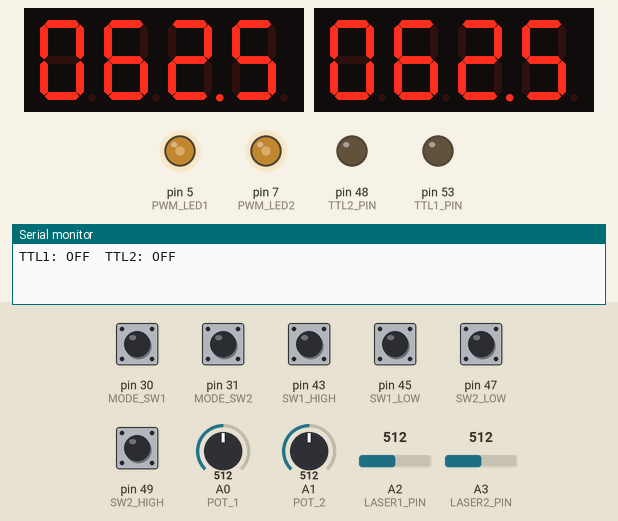
A sketch run on a simulated Arduino Mega 2560, built with avr-gcc and run on an emulated ATmega2560. On the bench: 2 × 4-digit seven-segment display, output pins drawn as LEDs (lit = HIGH), the last lines printed to the serial monitor. The inputs (shaded band) are chosen by the test bench; at power-on: pin 30 (MODE_SW1), pin 31 (MODE_SW2), pin 43 (SW1_HIGH), pin 45 (SW1_LOW), pin 47 (SW2_LOW), pin 49 (SW2_HIGH) HIGH, A0 (POT_1) = 512, A1 (POT_2) = 512, A2 (LASER1_PIN) = 512, A3 (LASER2_PIN) = 512.

Above: at 1.2 s.
1.3 s: pin 43 (SW1_HIGH) pulled LOW for 0.15 s
At 2.3 s:
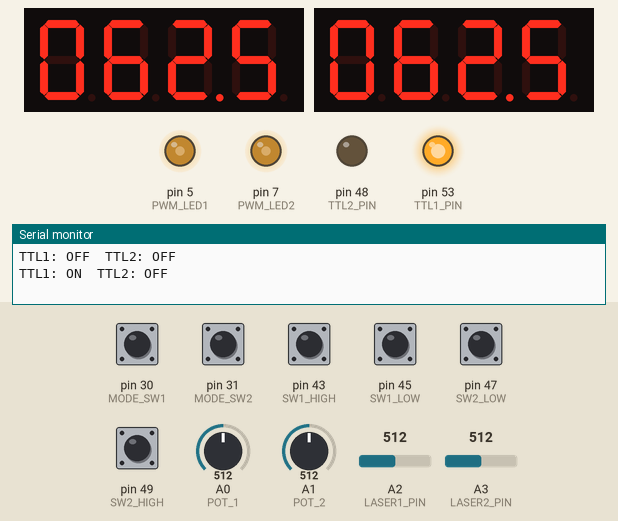
2.9 s: pin 49 (SW2_HIGH) pulled LOW for 0.15 s
At 4.1 s:
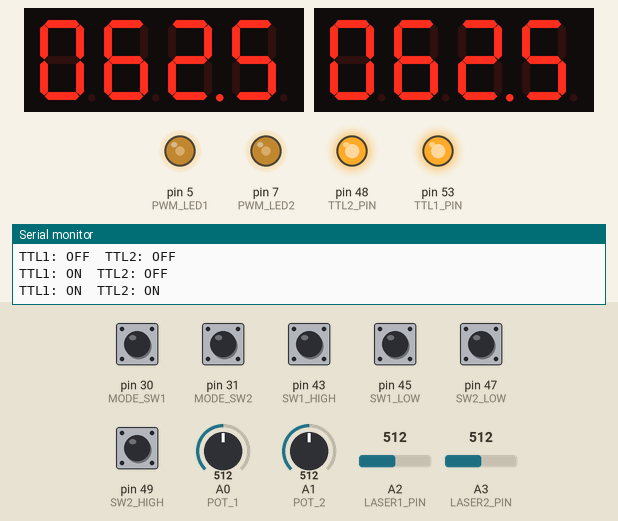
4.5 s: pin 45 (SW1_LOW) pulled LOW for 0.15 s
At 5.3 s:
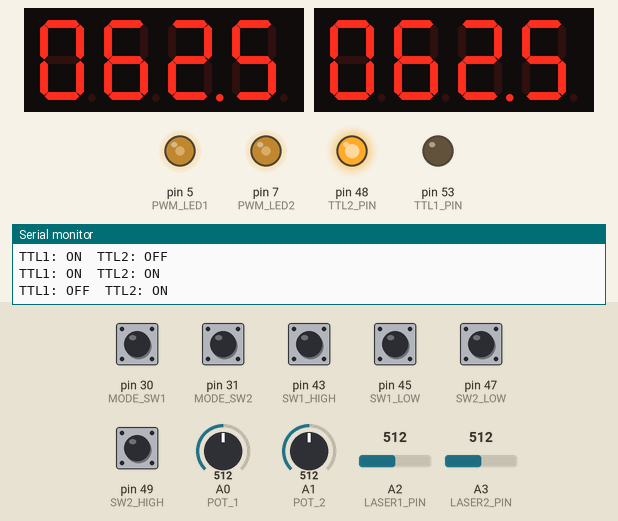
6.1 s: A0 (POT_1) set to 710
At 7.3 s:
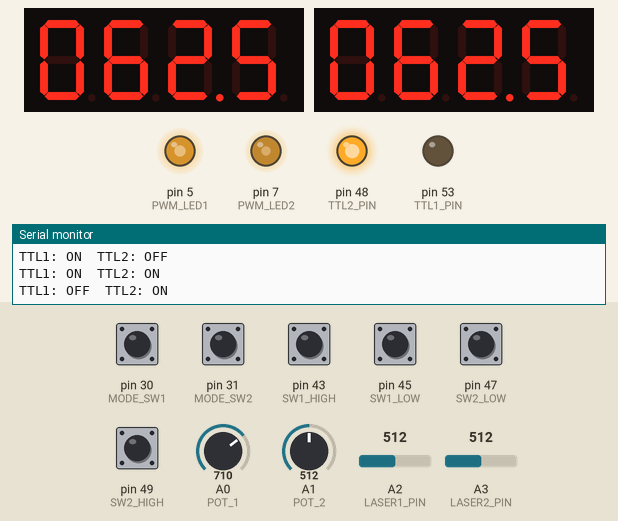
7.6 s: A1 (POT_2) set to 710
At 8.2 s:
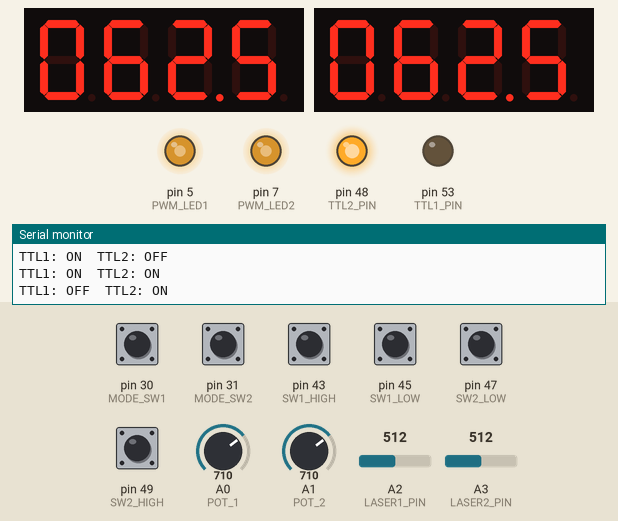
9.1 s: pin 47 (SW2_LOW) pulled LOW for 0.15 s
At 10.3 s:
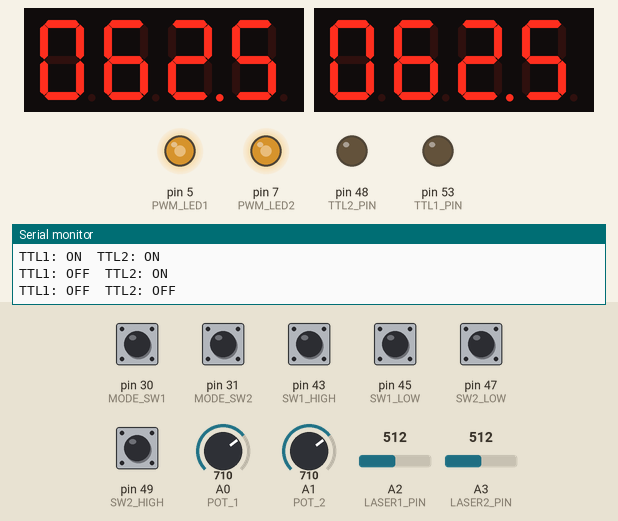
Timing chart, 0 to 11.7 s (numbered marks = the images above; inputs shaded):
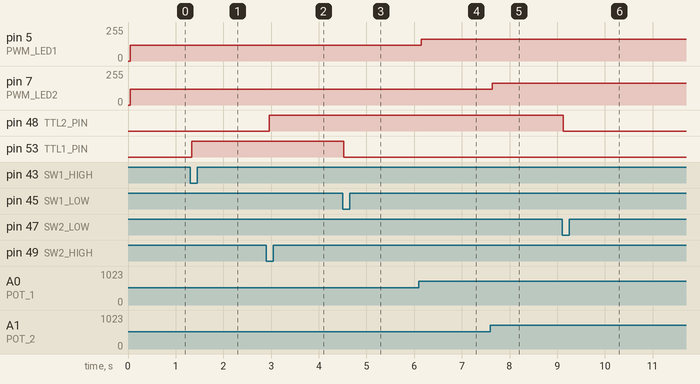

The sketch:

laser_control_box.ino
```cpp
// Arduino Mega 2560 R3 - Full System Sketch
// ---------------------------------------------------------------
// TTL Outputs      : Pin 53 (TTL1), Pin 48 (TTL2)
// 3-way Momentary 1: Pin 43 (HIGH), Pin 45 (LOW)
// 3-way Momentary 2: Pin 49 (HIGH), Pin 47 (LOW)
// Pots             : A0 (LED1), A1 (LED2)
// PWM LED Drivers  : Pin 5 (LED1 FemtoBuck), Pin 7 (LED2 FemtoBuck)
// Laser Feedback   : A2 (Laser1 0-4V), A3 (Laser2 0-4V)
// TM1637 Display 1 : CLK=22, DIO=23
// TM1637 Display 2 : CLK=24, DIO=25
// SPST Mode Switch1: Pin 30 (LOCAL=HIGH, REMOTE=LOW)
// SPST Mode Switch2: Pin 31 (LOCAL=HIGH, REMOTE=LOW)
// Serial           : 9600 baud, USB
// ---------------------------------------------------------------
// Serial commands (Remote mode):
//   L1:<0-255>\n  → Set LED1 brightness
//   L2:<0-255>\n  → Set LED2 brightness
//   Q\n           → Query current state (returns JSON)
// ---------------------------------------------------------------

#include <Wire.h>
#include <TM1637Display.h>

// --- TTL Pins ---
const int TTL1_PIN      = 53;
const int TTL2_PIN      = 48;

// --- 3-way Momentary Switch 1 (TTL1) ---
const int SW1_HIGH      = 43;
const int SW1_LOW       = 45;

// --- 3-way Momentary Switch 2 (TTL2) ---
const int SW2_HIGH      = 49;
const int SW2_LOW       = 47;

// --- Pots ---
const int POT_1         = A0;
const int POT_2         = A1;

// --- PWM Output to FemtoBuck LED Drivers ---
const int PWM_LED1      = 5;
const int PWM_LED2      = 7;

// --- LED Current Limits ---
// The driver sources DRIVER_MAX_MA at 100% PWM duty. Each LED channel is
// capped so a full-scale user request (pot at max / serial 255) never
// exceeds that LED's rated current. EDIT THESE to match the LEDs installed.
const int DRIVER_MAX_MA = 750;  // driver output at 100% duty
const int LED1_MAX_MA   = 700;   // LED1 rated max current
const int LED2_MAX_MA   = 700;    // LED2 rated max current

// Max PWM duty (0-255) allowed per channel, computed from the ratios above.
// (long math avoids int overflow: 255*700 > 32767)
const uint8_t PWM1_MAX = (uint8_t)((255L * LED1_MAX_MA) / DRIVER_MAX_MA);
const uint8_t PWM2_MAX = (uint8_t)((255L * LED2_MAX_MA) / DRIVER_MAX_MA);

// --- Laser Feedback Analog Inputs ---
const int LASER1_PIN    = A2;
const int LASER2_PIN    = A3;

// --- TM1637 Displays ---
const int CLK1          = 22;
const int DIO1          = 23;
const int CLK2          = 24;
const int DIO2          = 25;
TM1637Display display1(CLK1, DIO1);
TM1637Display display2(CLK2, DIO2);

// --- SPST Mode Switches ---
const int MODE_SW1      = 30;
const int MODE_SW2      = 31;

// --- State ---
bool ttl1State          = false;
bool ttl2State          = false;
uint8_t led1Brightness  = 0;
uint8_t led2Brightness  = 0;

// --- TTL debug print tracking ---
bool ttl1StatePrinted   = false;
bool ttl2StatePrinted   = false;
bool ttlStatusEverPrinted = false;

// --- Serial ---
String serialBuffer     = "";

void setup() {
  Serial.begin(9600);

  // TTL pins
  pinMode(TTL1_PIN,  OUTPUT); digitalWrite(TTL1_PIN, LOW);
  pinMode(TTL2_PIN,  OUTPUT); digitalWrite(TTL2_PIN, LOW);

  // Momentary switches
  pinMode(SW1_HIGH,  INPUT_PULLUP);
  pinMode(SW1_LOW,   INPUT_PULLUP);
  pinMode(SW2_HIGH,  INPUT_PULLUP);
  pinMode(SW2_LOW,   INPUT_PULLUP);

  // Mode switches
  pinMode(MODE_SW1,  INPUT_PULLUP);
  pinMode(MODE_SW2,  INPUT_PULLUP);

  // PWM
  pinMode(PWM_LED1,  OUTPUT);
  pinMode(PWM_LED2,  OUTPUT);
  analogWrite(PWM_LED1, 0);
  analogWrite(PWM_LED2, 0);

  // Displays
  display1.setBrightness(7);
  display2.setBrightness(7);
  display1.showNumberDecEx(0, 0b01000000, false); // "00.0"
  display2.showNumberDecEx(0, 0b01000000, false);
}

// --- Show x.x% on TM1637 (value = 0-1000 representing 0.0-100.0) ---
void showPercent(TM1637Display &disp, int tenths) {
  tenths = constrain(tenths, 0, 1000);
  // Display as 4 digits with decimal point after 3rd digit
  // e.g. 756 = "75.6", 1000 = "100.0" shown as "100.0"
  if (tenths >= 1000) {
    // Show "100.0" — use raw segments for "100.0"
    uint8_t segs[] = {
      disp.encodeDigit(1),
      disp.encodeDigit(0),
      disp.encodeDigit(0) | 0x80, // decimal point
      disp.encodeDigit(0)
    };
    disp.setSegments(segs);
  } else {
    disp.showNumberDecEx(tenths, 0b00100000, true); // decimal after 3rd digit
  }
}

// --- Read laser % (0-4V mapped to 0.0-100.0, returned as tenths 0-1000) ---
// Oversamples the ADC to knock down high-frequency noise before mapping.
int readLaserPercent(int pin) {
  const int NUM_SAMPLES = 8;
  long sum = 0;
  for (int i = 0; i < NUM_SAMPLES; i++) {
    sum += analogRead(pin);
  }
  int raw = sum / NUM_SAMPLES;
  // 0-4V on 5V ADC = 0-819 raw
  int tenths = map(raw, 0, 819, 0, 1000);
  return constrain(tenths, 0, 1000);
}

// --- Exponential moving average filter for display smoothing ---
// Slows down how fast the displayed value can change so residual jitter
// after oversampling doesn't show up as a flickering digit.
float laser1Filtered = -1;  // -1 = not yet seeded
float laser2Filtered = -1;
const float LASER_SMOOTHING_ALPHA = 0.15; // lower = smoother but slower to respond

int filterLaserReading(float &filtered, int rawTenths) {
  if (filtered < 0) {
    filtered = rawTenths; // seed with first real reading
  } else {
    filtered += LASER_SMOOTHING_ALPHA * (rawTenths - filtered);
  }
  return (int)(filtered + 0.5);
}

// --- Parse incoming serial commands ---
void handleSerial() {
  while (Serial.available()) {
    char c = (char)Serial.read();
    if (c == '\n') {
      serialBuffer.trim();

      if (serialBuffer.startsWith("L1:")) {
        int val = serialBuffer.substring(3).toInt();
        led1Brightness = constrain(val, 0, 255);
      } else if (serialBuffer.startsWith("L2:")) {
        int val = serialBuffer.substring(3).toInt();
        led2Brightness = constrain(val, 0, 255);
      } else if (serialBuffer == "Q") {
        // Report current state as JSON
        Serial.print("{\"mode1\":\"");
        Serial.print(digitalRead(MODE_SW1) == HIGH ? "LOCAL" : "REMOTE");
        Serial.print("\",\"mode2\":\"");
        Serial.print(digitalRead(MODE_SW2) == HIGH ? "LOCAL" : "REMOTE");
        Serial.print("\",\"led1\":");
        Serial.print(led1Brightness);
        Serial.print(",\"led2\":");
        Serial.print(led2Brightness);
        Serial.print(",\"ttl1\":");
        Serial.print(ttl1State ? "true" : "false");
        Serial.print(",\"ttl2\":");
        Serial.print(ttl2State ? "true" : "false");
        Serial.print(",\"sw1_high_raw\":");
        Serial.print(digitalRead(SW1_HIGH));
        Serial.print(",\"sw1_low_raw\":");
        Serial.print(digitalRead(SW1_LOW));
        Serial.print(",\"sw2_high_raw\":");
        Serial.print(digitalRead(SW2_HIGH));
        Serial.print(",\"sw2_low_raw\":");
        Serial.print(digitalRead(SW2_LOW));
        Serial.println("}");
      }

      serialBuffer = "";
    } else {
      serialBuffer += c;
    }
  }
}

void loop() {

  // --- TTL 1 Switch ---
  if (digitalRead(SW1_HIGH) == LOW) {
    ttl1State = true;
    digitalWrite(TTL1_PIN, HIGH);
  } else if (digitalRead(SW1_LOW) == LOW) {
    ttl1State = false;
    digitalWrite(TTL1_PIN, LOW);
  }

  // --- TTL 2 Switch ---
  if (digitalRead(SW2_HIGH) == LOW) {
    ttl2State = true;
    digitalWrite(TTL2_PIN, HIGH);
  } else if (digitalRead(SW2_LOW) == LOW) {
    ttl2State = false;
    digitalWrite(TTL2_PIN, LOW);
  }

  // --- Print TTL status whenever it changes ---
  if (!ttlStatusEverPrinted || ttl1State != ttl1StatePrinted || ttl2State != ttl2StatePrinted) {
    Serial.print("TTL1: ");
    Serial.print(ttl1State ? "ON" : "OFF");
    Serial.print("  TTL2: ");
    Serial.println(ttl2State ? "ON" : "OFF");
    ttl1StatePrinted = ttl1State;
    ttl2StatePrinted = ttl2State;
    ttlStatusEverPrinted = true;
  }

  // --- LED Control ---
  bool local1 = (digitalRead(MODE_SW1) == HIGH);
  bool local2 = (digitalRead(MODE_SW2) == HIGH);

  if (local1) {
    led1Brightness = map(analogRead(POT_1), 0, 1023, 0, 255);
  }

  if (local2) {
    led2Brightness = map(analogRead(POT_2), 0, 1023, 0, 255);
  }

  // Remote mode: brightness set via serial, pots ignored
  handleSerial();

  // Scale the 0-255 user request onto the safe PWM range for each LED,
  // so 100% from the pot or serial = the LED's max current, never the
  // driver's full 1200 mA.
  analogWrite(PWM_LED1, map(led1Brightness, 0, 255, 0, PWM1_MAX));
  analogWrite(PWM_LED2, map(led2Brightness, 0, 255, 0, PWM2_MAX));

  // --- Laser Feedback → Displays ---
  int laser1Tenths = filterLaserReading(laser1Filtered, readLaserPercent(LASER1_PIN));
  int laser2Tenths = filterLaserReading(laser2Filtered, readLaserPercent(LASER2_PIN));
  showPercent(display1, laser1Tenths);
  showPercent(display2, laser2Tenths);

  delay(20);
}
```

Measured:
- after the input at 1.3 s, pin 53 (TTL1_PIN): LOW → HIGH at once
- after the input at 2.9 s, pin 48 (TTL2_PIN): LOW → HIGH after 0.06 s
- after the input at 4.5 s, pin 53 (TTL1_PIN): HIGH → LOW at once
- after the input at 6.1 s, pin 5 (PWM_LED1): 118/255 → 164/255 after 0.05 s
- after the input at 7.6 s, pin 7 (PWM_LED2): 118/255 → 164/255 at once
- after the input at 9.1 s, pin 48 (TTL2_PIN): HIGH → LOW at once
